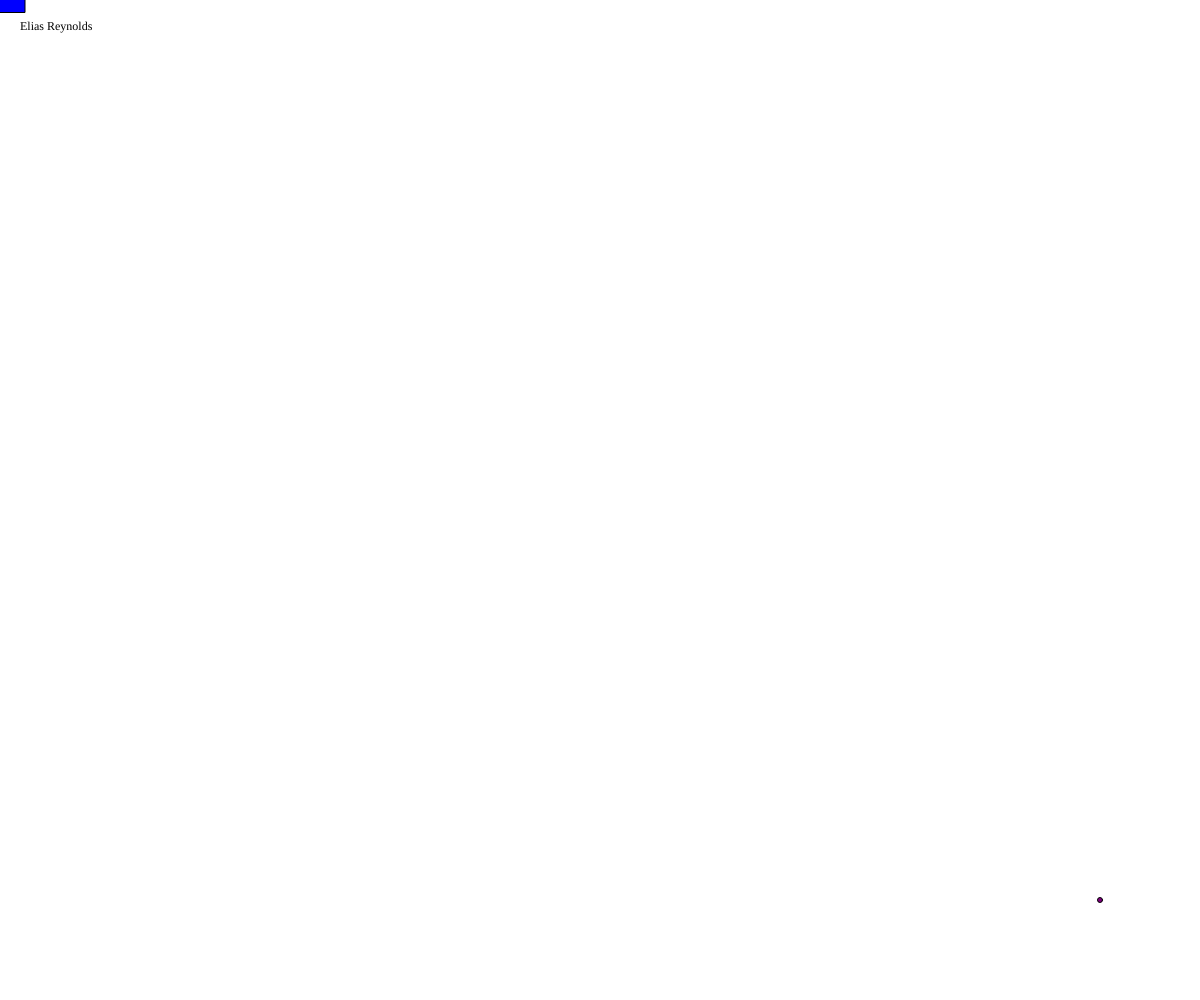
Frame 1 (no input)
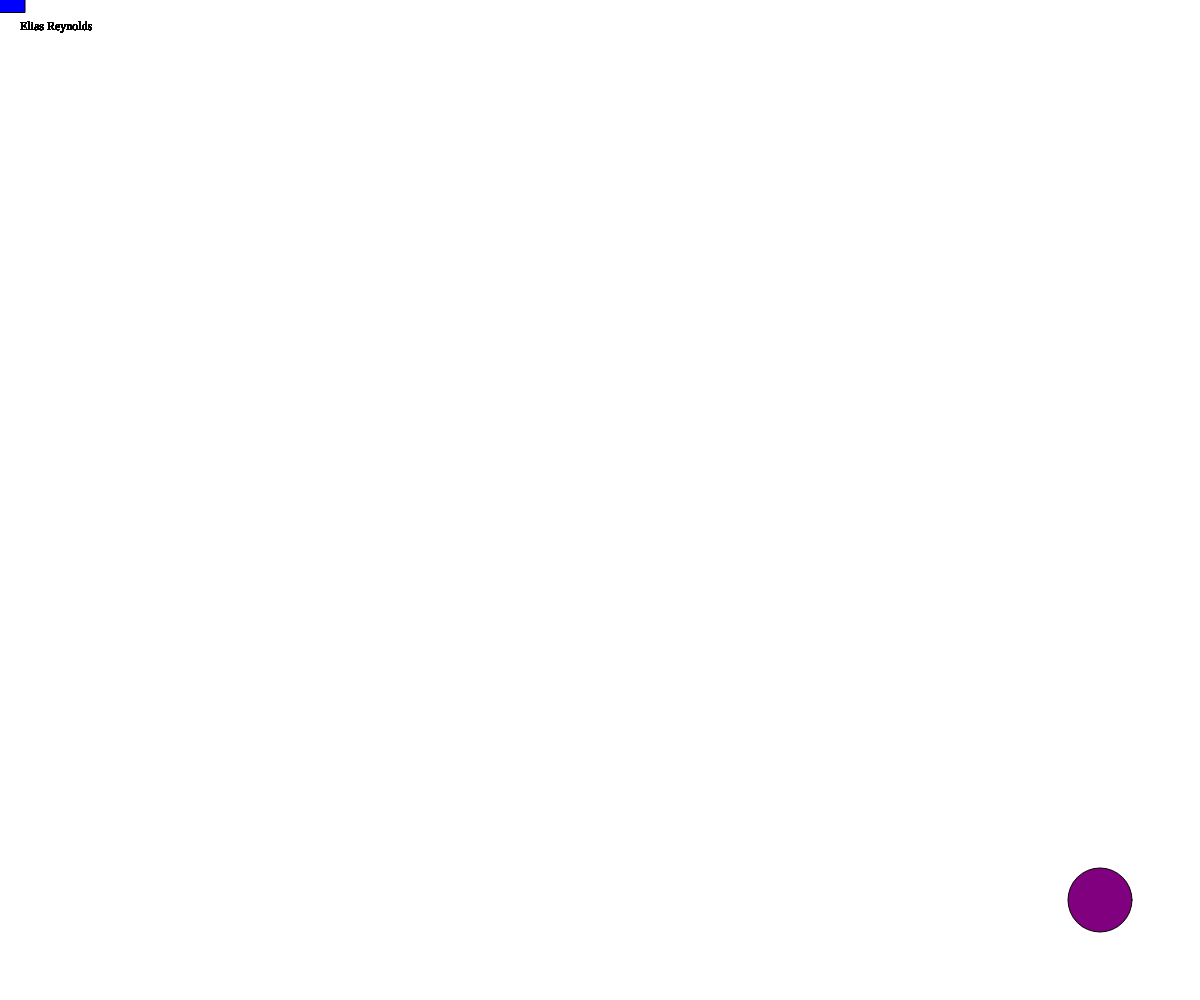
Frame 60 (no input)
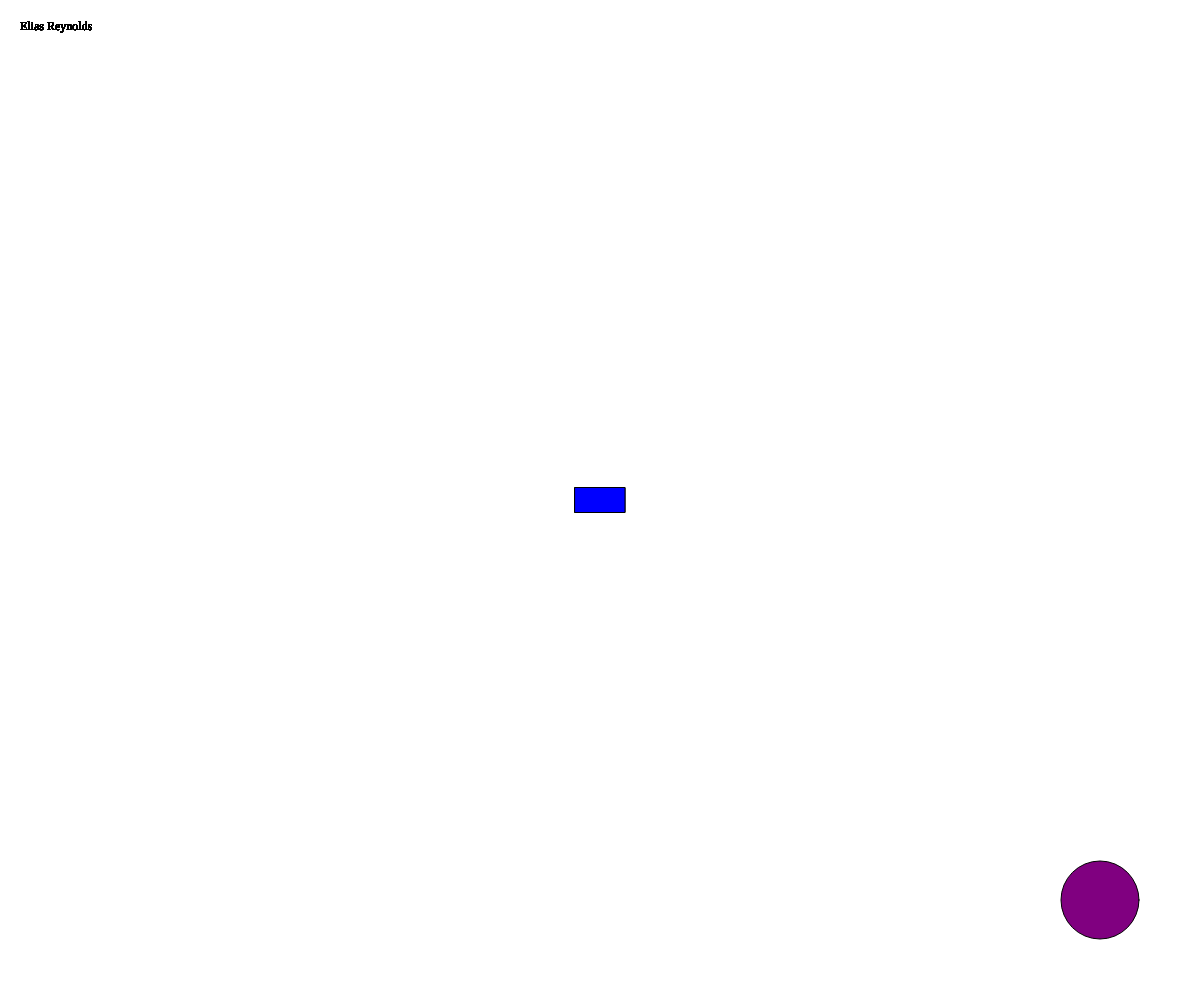
Frame 120 (the mouse pressed at the canvas centre since frame 60)

The p5.js sketch that drew these frames (run headless with seeded random() and noise() and a simulated clock; from frame 60 on, the mouse is pressed at the canvas centre):

// p5.js sketch
// ── sketch.js
// Primitive Paint
// Elias Reynolds
// Sept 18th 2023
//
// A primitive version of ms paint
// I completed the extra challenge
let extracanvas;
let d = 5;
let s = 1;
let shape = 1;
let c = 'blue';
function setup() {
  createCanvas(windowWidth, windowHeight);
  extracanvas = createGraphics(width, height);
  extracanvas.clear();//clear background
}
function draw() {
  fill('purple');
  extracanvas.fill(0);
  extracanvas.textFont("georgia");//everything static is on the extra canvas
  extracanvas.text("Elias Reynolds", 20, 30);
  growingCircle();
  fill(c);
  extracanvas.fill(c);
  image(extracanvas, 0, 0);
  mouseFollow();
  if (d > 100 || d === 0) {//alters diameter of circle
    s = s * -1;
  }
}
function keyPressed() {
  if (key === "a" || key === "A") {
    shape = 1;
  }
  if (key === "s" || key === "S") {
    shape = 2;
  }
  if (key === "d" || key === "D") {
    shape = 3;
  }
  if (key === "r" || key === "R") {
    c = 'red';
  }
  if (key === "g" || key === "G") {
    c = 'green';
  }
  if (key === "b" || key === "B") {
    c = 'blue';
  }
  if (key === "o" || key === "O") {
    c = 'orange';
  }
  if (key === " ") {
    extracanvas.clear();
  }
}
function mousePressed() {
  if (shape === 1) {
    extracanvas.rect(mouseX - 25, mouseY - 12.5, 50, 25);
  }
  if (shape === 2) {
    extracanvas.ellipse(mouseX, mouseY, 30);
  }
  if (shape === 3) {
    extracanvas.square(mouseX - 12.5, mouseY - 12.5, 25);
  }
}
function growingCircle() {
  background(255);
  circle(width - 100, height - 100, d);
  if (s > 0) {
    d++;
  }
  else {
    d = d - 1;
  }
}
function mouseFollow() {
  if (shape === 1) {
    rect(mouseX - 25, mouseY - 12.5, 50, 25);
  }
  if (shape === 2) {
    ellipse(mouseX, mouseY, 30);
  }
  if (shape === 3) {
    square(mouseX - 12.5, mouseY - 12.5, 25);
  }
}
